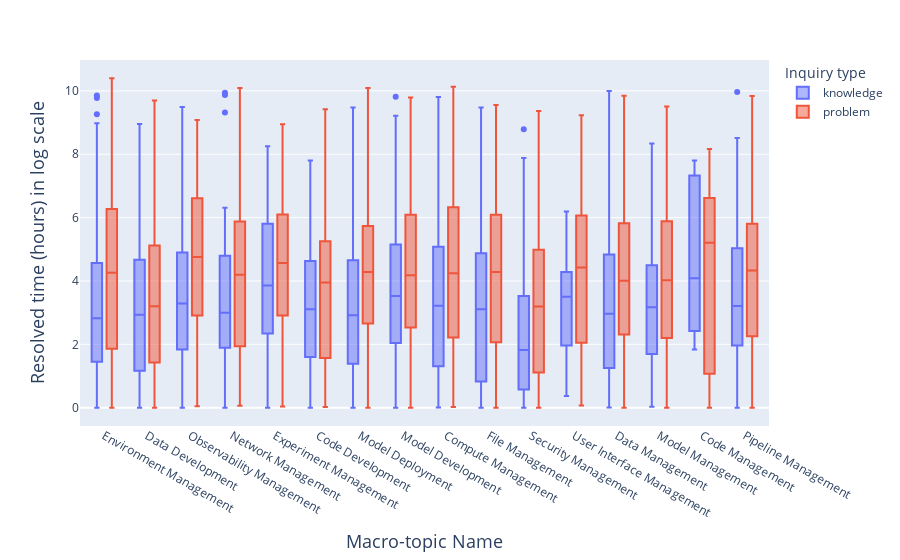

Write notebook code for a chart like this one.
### Code cell
df = pd.read_json(os.path.join(path_rq12, 'macro-topics.json'))

df['Challenge_resolved_time'] = df['Challenge_resolved_time'].apply(lambda x: np.log(x+1))
df['Challenge_topic_macro'] = df['Challenge_topic_macro'].apply(lambda x: macro_topic_indexing[x])
    
fig = px.box(df, x="Challenge_topic_macro", y="Challenge_resolved_time", color="Challenge_type")
fig.update_layout(
    xaxis_title="Macro-topic Name",
    yaxis_title="Resolved time (hours) in log scale",   
    legend_title='Inquiry type',
    xaxis=dict(title_font=dict(size=18)), 
    yaxis=dict(title_font=dict(size=18)),
)
fig.show()
fig.write_image(os.path.join(path_rq12, 'Macro-topic resolved time boxplot.pdf'))

### Figure 1 — Plotly figure (JSON) as saved in the notebook; plotly's stock layout.template omitted (floating-point values rounded to 4 significant figures; data arrays with more than 128 entries replaced by an {"elided": "..."} marker saying what was removed)
{"data": [{"alignmentgroup": "True", "hovertemplate": "Challenge_type=knowledge<br>Challenge_topic_macro=%{x}<br>Challenge_resolved_time=%{y}<extra></extra>", "legendgroup": "knowledge", "marker": {"color": "#636efa"}, "name": "knowledge", "notched": false, "offsetgroup": "knowledge", "orientation": "v", "showlegend": true, "type": "box", "x": {"elided": "5590 str values"}, "x0": " ", "xaxis": "x", "y": {"elided": "5590 float values"}, "y0": " ", "yaxis": "y"}, {"alignmentgroup": "True", "hovertemplate": "Challenge_type=problem<br>Challenge_topic_macro=%{x}<br>Challenge_resolved_time=%{y}<extra></extra>", "legendgroup": "problem", "marker": {"color": "#EF553B"}, "name": "problem", "notched": false, "offsetgroup": "problem", "orientation": "v", "showlegend": true, "type": "box", "x": {"elided": "8146 str values"}, "x0": " ", "xaxis": "x", "y": {"elided": "8146 float values"}, "y0": " ", "yaxis": "y"}], "layout": {"boxmode": "group", "legend": {"title": {"text": "Inquiry type"}, "tracegroupgap": 0}, "margin": {"t": 60}, "xaxis": {"anchor": "y", "domain": [0, 1], "title": {"font": {"size": 18}, "text": "Macro-topic Name"}}, "yaxis": {"anchor": "x", "domain": [0, 1], "title": {"font": {"size": 18}, "text": "Resolved time (hours) in log scale"}}}}
